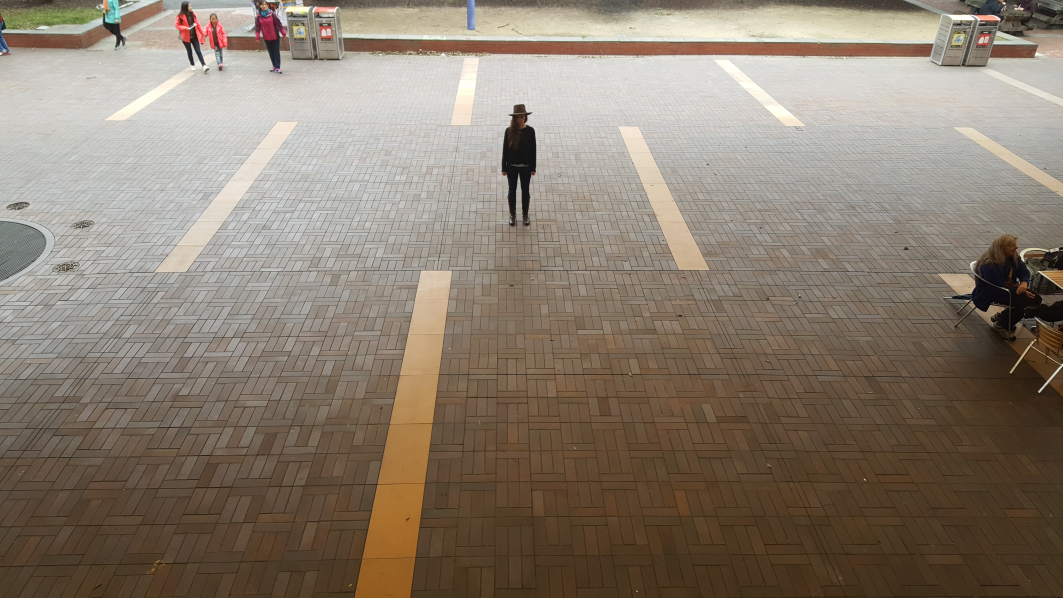
#> input picture camera/saliency_downloads/zhang/test_image.jpg, 5312 x 2988 px (shown at 1/5 size)
$ python test_zhang.py
#> lines starting #> are read from the running program, lines starting #| are printed output that depends on the picture
#> further down, img_original is the input picture: shape (2988, 5312, 3); mean B, G, R 111.9, 125.9, 138.3
### camera/HAAR_detector/saliency.py
#!/usr/bin/env python
# -*- coding: utf-8 -*-

"""A module to generate a saliency map from an RGB image
    This code is based on the approach described in:
    [1] X. Hou and L. Zhang (2007). Saliency Detection: A Spectral Residual
        Approach. IEEE Transactions on Computer Vision and Pattern Recognition
        (CVPR), p.1-8. doi: 10.1109/CVPR.2007.383267
"""

import cv2
import numpy as np
from matplotlib import pyplot as plt


class Saliency:
    """Generate saliency map from RGB images with the spectral residual method
        This class implements an algorithm that is based on the spectral
        residual approach (Hou & Zhang, 2007).
    """
    def __init__(self, img, use_numpy_fft=True, gauss_kernel=(5, 5)):
        """Constructor
            This method initializes the saliency algorithm.
            :param img: an RGB input image
            :param use_numpy_fft: flag whether to use NumPy's FFT (True) or
                                  OpenCV's FFT (False)
            :param gauss_kernel: Kernel size for Gaussian blur
        """
#> called with use_numpy_fft = True, gauss_kernel = (5, 5)
        self.use_numpy_fft = use_numpy_fft
        self.gauss_kernel = gauss_kernel
        self.frame_orig = img

        # downsample image for processing
        self.small_shape = (64, 64)
        self.frame_small = cv2.resize(img, self.small_shape[1::-1])
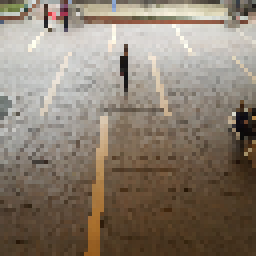
#> self.frame_small: shape (64, 64, 3) (shown 4 times larger); mean B, G, R 111.3, 125.3, 137.6

        # whether we need to do the math (True) or it has already
        # been done (False)
        self.need_saliency_map = True

    def get_saliency_map(self):
        """Returns a saliency map
            This method generates a saliency map for the image that was
            passed to the class constructor.
            :returns: grayscale saliency map
        """
        if self.need_saliency_map:
            # haven't calculated saliency map for this image yet
            num_channels = 1
            if len(self.frame_orig.shape) == 2:
                # single channel
                sal = self._get_channel_sal_magn(self.frame_small)
            else:
                # multiple channels: consider each channel independently
                sal = np.zeros_like(self.frame_small).astype(np.float32)
                for c in xrange(self.frame_small.shape[2]):
                    small = self.frame_small[:, :, c]
                    sal[:, :, c] = self._get_channel_sal_magn(small)
#> this loop made 3 passes
#> pass 1, in _get_channel_sal_magn, `magnitude, angle = cv2.cartToPolar(np.real(img_dft), np.imag(img_dft))`:
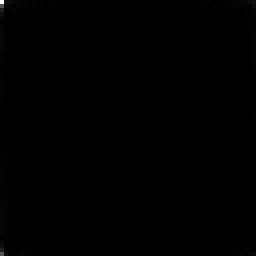
#> magnitude: shape (64, 64) float64 (shown 4 times larger); min 23.18, max 455851, mean 1451.9; drawn with min black and max white
#> pass 1, in _get_channel_sal_magn, `magnitude, angle = cv2.cartToPolar(np.real(img_dft), np.imag(img_dft))`:
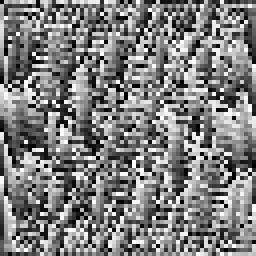
#> angle: shape (64, 64) float64 (shown 4 times larger); min 0, max 6.28, mean 3.14; drawn with min black and max white
#> pass 1, in _get_channel_sal_magn, `log_ampl = np.log10(magnitude.clip(min=1e-9))`:
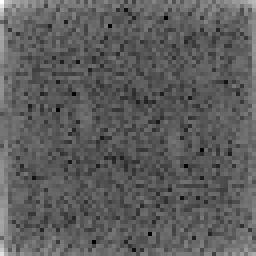
#> log_ampl: shape (64, 64) float64 (shown 4 times larger); min 1.37, max 5.66, mean 2.94; drawn with min black and max white
#> after the loop:
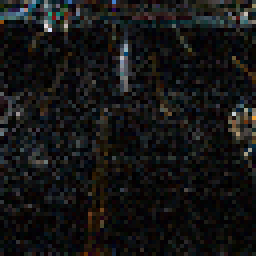
#> sal: shape (64, 64, 3) float32 (shown 4 times larger); mean B, G, R 0.0111, 0.0112, 0.0113; drawn with min black and max white
#> after the loop:
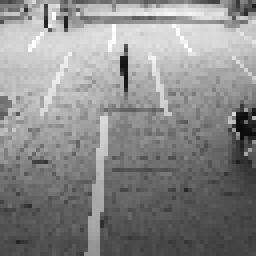
#> small: shape (64, 64) (shown 4 times larger); min 10, max 255, mean 137.6

                # overall saliency: channel mean
                sal = np.mean(sal, 2)
#> sal: shape (64, 64) float32

            # postprocess: blur, square, and normalize
            if self.gauss_kernel is not None:
                sal = cv2.GaussianBlur(sal, self.gauss_kernel, sigmaX=8,
                                       sigmaY=0)
            sal = sal**2
            sal = np.float32(sal)/np.max(sal)

            # scale up
            sal = cv2.resize(sal, self.frame_orig.shape[1::-1])
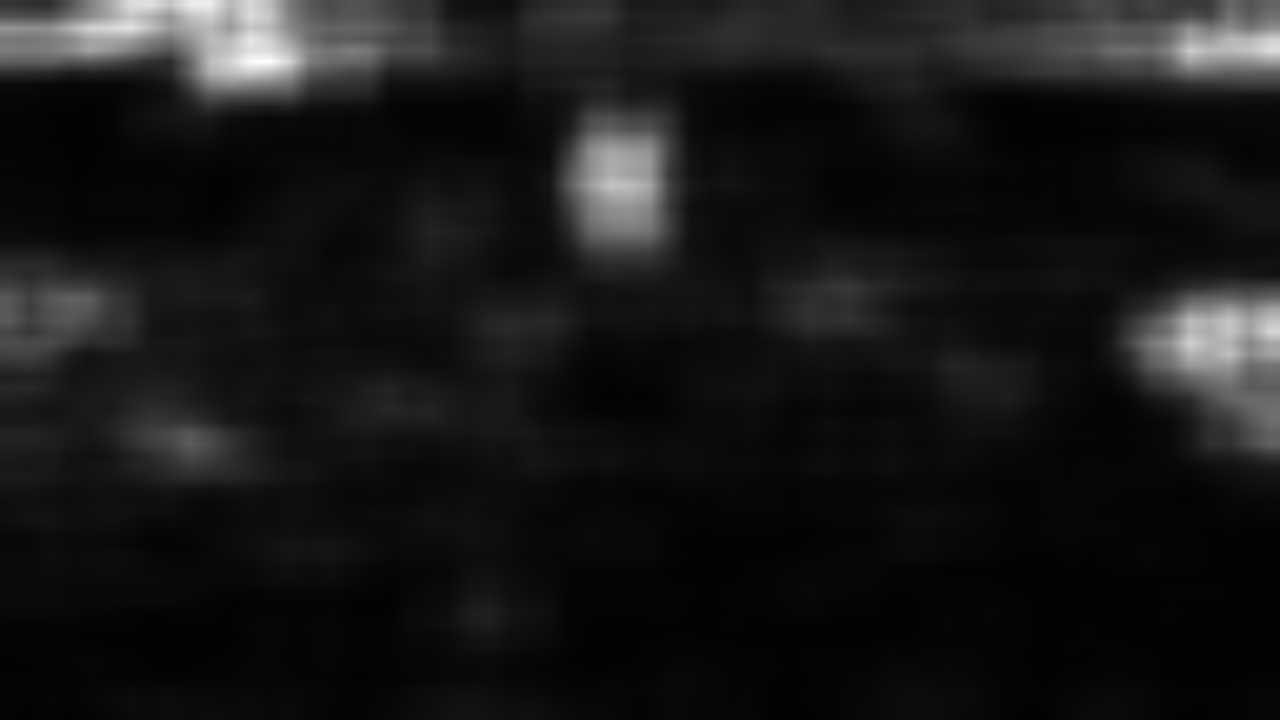
#> sal: shape (720, 1280) float32; min 0.00747, max 0.995, mean 0.0956

            # store a copy so we do the work only once per frame
            self.saliencyMap = sal
            self.need_saliency_map = False

        return self.saliencyMap

    def _get_channel_sal_magn(self, channel):
        """Returns the log-magnitude of the Fourier spectrum
            This method calculates the log-magnitude of the Fourier spectrum
            of a single-channel image. This image could be a regular grayscale
            image, or a single color channel of an RGB image.
            :param channel: single-channel input image
            :returns: log-magnitude of Fourier spectrum
        """
        # do FFT and get log-spectrum
        if self.use_numpy_fft:
            img_dft = np.fft.fft2(channel)
            magnitude, angle = cv2.cartToPolar(np.real(img_dft),
                                               np.imag(img_dft))
        else:
            img_dft = cv2.dft(np.float32(channel),
                              flags=cv2.DFT_COMPLEX_OUTPUT)
            magnitude, angle = cv2.cartToPolar(img_dft[:, :, 0],
                                               img_dft[:, :, 1])

        # get log amplitude
        log_ampl = np.log10(magnitude.clip(min=1e-9))

        # blur log amplitude with avg filter
        log_ampl_blur = cv2.blur(log_ampl, (3, 3))

        # residual
        residual = np.exp(log_ampl - log_ampl_blur)

        # back to cartesian frequency domain
        if self.use_numpy_fft:
            real_part, imag_part = cv2.polarToCart(residual, angle)
            img_combined = np.fft.ifft2(real_part + 1j*imag_part)
            magnitude, _ = cv2.cartToPolar(np.real(img_combined),
                                           np.imag(img_combined))
        else:
            img_dft[:, :, 0], img_dft[:, :, 1] = cv2.polarToCart(residual,
                                                                 angle)
            img_combined = cv2.idft(img_dft)
            magnitude, _ = cv2.cartToPolar(img_combined[:, :, 0],
                                           img_combined[:, :, 1])

        return magnitude

    # [87 lines left out: functions calc_magnitude_spectrum, plot_power_spectrum, get_proto_objects_map, not called in this run]

### camera/saliency_downloads/zhang/test_zhang.py
import cv2
import numpy as np
from saliency import Saliency
from matplotlib import pyplot as plt

#read an image
img_original = cv2.imread('test_image.jpg')
#img_sized = cv2.resize(img_original,(1920,1080))
img_sized = cv2.resize(img_original,(1280,720))

sal = Saliency(img_sized)
sal_map = sal.get_saliency_map()

#figure 1
plt.figure(1)
#image 1
plt.subplot(211)
plt.imshow(img_sized)
#image 2
plt.subplot(212)
plt.imshow(sal_map)

plt.show()
#> figure, not shown here; B, G, R data is drawn as R, G, B
